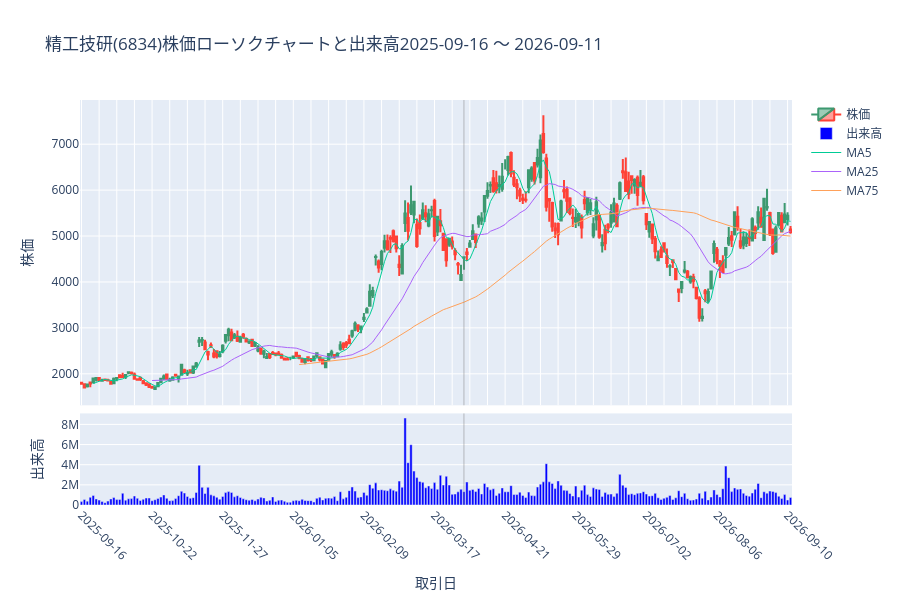

Write notebook code for a chart like this one.
### Code cell
Pl_fig = PricelistFig(
    code,
    start_date = valuation_date - timedelta(days=200),
    end_date = valuation_date + timedelta(days = 165)
)
#Pl_fig.add_vline_announcement_date()
Pl_fig.add_vline(valuation_date)
Pl_fig.add_trace_moving_average(5)
Pl_fig.add_trace_moving_average(25)
Pl_fig.add_trace_moving_average(75)
        

Pl_fig.fig.show()

### Figure 1 — Plotly figure (JSON) as saved in the notebook; plotly's stock layout.template omitted (floating-point values rounded to 4 significant figures; data arrays with more than 128 entries replaced by an {"elided": "..."} marker saying what was removed)
{"data": [{"close": {"elided": "242 float values"}, "high": {"elided": "242 float values"}, "low": {"elided": "242 float values"}, "name": "株価", "open": {"elided": "242 float values"}, "type": "candlestick", "x": {"elided": "242 str values"}, "xaxis": "x", "yaxis": "y"}, {"marker": {"color": "blue"}, "name": "出来高", "type": "bar", "x": {"elided": "242 str values"}, "xaxis": "x2", "y": {"elided": "242 float values"}, "yaxis": "y2"}, {"connectgaps": false, "line": {"width": 1}, "meta": "wequant.moving_average.5", "mode": "lines", "name": "MA5", "type": "scatter", "x": {"elided": "242 str values"}, "xaxis": "x", "y": {"elided": "242 float values"}, "yaxis": "y"}, {"connectgaps": false, "line": {"width": 1}, "meta": "wequant.moving_average.25", "mode": "lines", "name": "MA25", "type": "scatter", "x": {"elided": "242 str values"}, "xaxis": "x", "y": {"elided": "242 float values"}, "yaxis": "y"}, {"connectgaps": false, "line": {"width": 1}, "meta": "wequant.moving_average.75", "mode": "lines", "name": "MA75", "type": "scatter", "x": {"elided": "242 str values"}, "xaxis": "x", "y": {"elided": "242 float values"}, "yaxis": "y"}], "layout": {"height": 600, "shapes": [{"line": {"color": "grey", "width": 1}, "opacity": 0.5, "type": "line", "x0": "2026-04-01", "x1": "2026-04-01", "xref": "x", "y0": 0, "y1": 1, "yref": "y domain"}, {"line": {"color": "grey", "width": 1}, "opacity": 0.5, "type": "line", "x0": "2026-04-01", "x1": "2026-04-01", "xref": "x2", "y0": 0, "y1": 1, "yref": "y2 domain"}], "title": {"text": "精工技研(6834)株価ローソクチャートと出来高2025-09-16 ～ 2026-09-11"}, "xaxis": {"anchor": "y", "domain": [0, 1], "matches": "x2", "rangeslider": {"visible": false}, "showticklabels": false, "type": "category"}, "xaxis2": {"anchor": "y2", "domain": [0, 1], "tickangle": 45, "tickvals": ["2025-09-16", "2025-10-22", "2025-11-27", "2026-01-05", "2026-02-09", "2026-03-17", "2026-04-21", "2026-05-29", "2026-07-02", "2026-08-06", "2026-09-10"], "title": {"text": "取引日"}, "type": "category"}, "yaxis": {"anchor": "x", "domain": [0.2462, 1.0], "title": {"text": "株価"}}, "yaxis2": {"anchor": "x2", "domain": [0, 0.2262], "title": {"text": "出来高"}}}}
